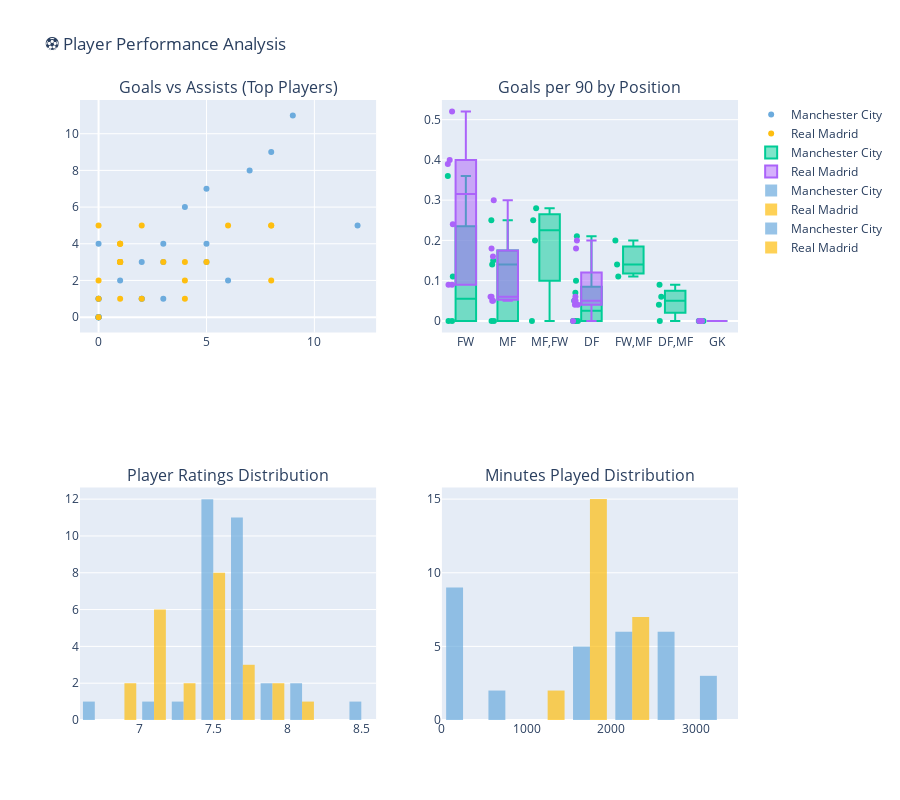

Notebook cell for this chart:
### Code cell
# Player performance visualizations
fig = make_subplots(
    rows=2, cols=2,
    subplot_titles=('Goals vs Assists (Top Players)', 'Goals per 90 by Position', 
                   'Player Ratings Distribution', 'Minutes Played Distribution'),
    specs=[[{"type": "scatter"}, {"type": "box"}],
           [{"type": "histogram"}, {"type": "histogram"}]]
)

# Goals vs Assists scatter plot
for team in ['Manchester City', 'Real Madrid']:
    team_data = combined_stats[combined_stats['team'] == team]
    color = '#6CABDD' if team == 'Manchester City' else '#FEBE10'
    
    fig.add_trace(
        go.Scatter(x=team_data['goals'], y=team_data['assists'],
                   mode='markers', name=team, marker_color=color,
                   text=team_data['player_name'], hovertemplate='%{text}<br>Goals: %{x}<br>Assists: %{y}'),
        row=1, col=1
    )

# Goals per 90 by position
for team in ['Manchester City', 'Real Madrid']:
    team_data = combined_stats[combined_stats['team'] == team]
    
    fig.add_trace(
        go.Box(y=team_data['goals_per_90'], x=team_data['position'],
               name=f'{team}', boxpoints='all'),
        row=1, col=2
    )

# Player ratings distribution
fig.add_trace(
    go.Histogram(x=mc_season_stats['avg_rating'], name='Manchester City', 
                 opacity=0.7, marker_color='#6CABDD'),
    row=2, col=1
)
fig.add_trace(
    go.Histogram(x=rm_season_stats['avg_rating'], name='Real Madrid', 
                 opacity=0.7, marker_color='#FEBE10'),
    row=2, col=1
)

# Minutes played distribution
fig.add_trace(
    go.Histogram(x=mc_season_stats['total_minutes'], name='Manchester City', 
                 opacity=0.7, marker_color='#6CABDD'),
    row=2, col=2
)
fig.add_trace(
    go.Histogram(x=rm_season_stats['total_minutes'], name='Real Madrid', 
                 opacity=0.7, marker_color='#FEBE10'),
    row=2, col=2
)

fig.update_layout(height=800, title_text="⚽ Player Performance Analysis")
fig.show()

### Figure 1 — Plotly figure (JSON) as saved in the notebook; plotly's stock layout.template omitted (floating-point values rounded to 4 significant figures)
{"data": [{"hovertemplate": "%{text}<br>Goals: %{x}<br>Assists: %{y}", "marker": {"color": "#6CABDD"}, "mode": "markers", "name": "Manchester City", "text": ["Erling Haaland", "Rodri", "Bernardo Silva", "Phil Foden", "Joško Gvardiol", "İlkay Gündoğan", "Mateo Kovačić", "Jeremy Doku", "Kevin De Bruyne", "Sávio", "Jack Grealish", "Manuel Akanji", "Oscar Bobb", "Matheus Nunes", "Rúben Dias", "John Stones", "Rico Lewis", "Nathan Aké", "Kyle Walker", "Ederson", "Issa Kaboré", "James Mcatee", "Abdukodir Khusanov", "Claudio Echeverri", "Divin Mubama", "Jacob Wright", "Jahmai Simpson-Pusey", "Josh Wilson-Esbrand", "Nicolás González", "Scott Carson", "Stefan Ortega"], "type": "scatter", "x": [12, 9, 8, 7, 6, 5, 5, 5, 4, 3, 3, 3, 2, 2, 2, 1, 1, 1, 0, 0, 0, 0, 0, 0, 0, 0, 0, 0, 0, 0, 0], "xaxis": "x", "y": [5, 11, 9, 8, 2, 7, 4, 3, 6, 4, 3, 1, 3, 1, 1, 3, 3, 2, 4, 1, 1, 1, 0, 0, 0, 0, 0, 0, 0, 0, 0], "yaxis": "y"}, {"hovertemplate": "%{text}<br>Goals: %{x}<br>Assists: %{y}", "marker": {"color": "#FEBE10"}, "mode": "markers", "name": "Real Madrid", "text": ["Andriy Lunin", "Dani Carvajal", "David Alaba", "Ferland Mendy", "Éder Militão", "Kepa Arrizabalaga", "Eden Hazard", "Dani Ceballos", "Luka Modrić", "Karim Benzema", "Marco Asensio", "Vinícius Jr.", "Antonio Rüdiger", "Rodrygo", "Federico Valverde", "Thibaut Courtois", "Jude Bellingham", "Jesús Vallejo", "Fran García", "Eduardo Camavinga", "Nacho", "Toni Kroos", "Aurélien Tchouaméni", "Mariano Díaz"], "type": "scatter", "x": [0, 0, 1, 1, 4, 0, 2, 4, 1, 2, 5, 8, 4, 8, 6, 0, 3, 1, 1, 1, 1, 1, 1, 8], "xaxis": "x", "y": [0, 2, 4, 4, 2, 5, 1, 3, 3, 5, 3, 5, 1, 2, 5, 1, 3, 3, 3, 4, 1, 3, 3, 5], "yaxis": "y"}, {"boxpoints": "all", "name": "Manchester City", "type": "box", "x": ["FW", "MF", "MF,FW", "MF,FW", "DF", "MF", "MF", "FW,MF", "MF,FW", "FW,MF", "FW,MF", "DF", "FW", "DF,MF", "DF", "DF,MF", "DF,MF", "DF", "DF", "GK", "DF,MF", "MF,FW", "DF", "FW", "FW", "MF", "DF", "DF", "MF", "GK", "GK"], "xaxis": "x2", "y": [0.36, 0.25, 0.25, 0.28, 0.21, 0.14, 0.15, 0.2, 0.2, 0.14, 0.11, 0.1, 0.11, 0.09, 0.07, 0.04, 0.06, 0.05, 0, 0, 0, 0, 0, 0, 0, 0, 0, 0, 0, 0, 0], "yaxis": "y2"}, {"boxpoints": "all", "name": "Real Madrid", "type": "box", "x": ["GK", "DF", "DF", "DF", "DF", "GK", "FW", "MF", "MF", "FW", "FW", "FW", "DF", "FW", "MF", "GK", "MF", "DF", "DF", "MF", "DF", "MF", "MF", "FW"], "xaxis": "x2", "y": [0, 0, 0.04, 0.04, 0.18, 0, 0.09, 0.18, 0.05, 0.09, 0.24, 0.39, 0.2, 0.4, 0.3, 0, 0.16, 0.05, 0.05, 0.05, 0.06, 0.06, 0.06, 0.52], "yaxis": "y2"}, {"marker": {"color": "#6CABDD"}, "name": "Manchester City", "opacity": 0.7, "type": "histogram", "x": [7.6, 7.6, 7.5, 7.5, 7.5, 7.5, 7.5, 7.4, 7.6, 7.3, 7.4, 7.7, 7.6, 7.5, 7.4, 7.6, 7.5, 7.6, 7.6, 7.5, 7.9, 7.4, 8.5, 7.6, 7.7, 8.1, 7.1, 7.8, 6.6, 8, 7.7], "xaxis": "x3", "yaxis": "y3"}, {"marker": {"color": "#FEBE10"}, "name": "Real Madrid", "opacity": 0.7, "type": "histogram", "x": [7.1, 6.9, 7, 7.1, 7, 7.3, 7.8, 7.4, 7.4, 7.5, 7.6, 8, 7.4, 7.9, 7.5, 7.5, 7.6, 7.3, 7.1, 7.5, 6.9, 7.5, 7, 7.7], "xaxis": "x3", "yaxis": "y3"}, {"marker": {"color": "#6CABDD"}, "name": "Manchester City", "opacity": 0.7, "type": "histogram", "x": [2990, 3234, 2851, 2270, 2595, 3276, 2979, 2196, 1766, 1930, 2373, 2696, 1708, 2102, 2743, 2097, 1597, 1805, 2488, 3011, 564, 379, 75, 230, 75, 175, 237, 142, 85, 153, 820], "xaxis": "x4", "yaxis": "y4"}, {"marker": {"color": "#FEBE10"}, "name": "Real Madrid", "opacity": 0.7, "type": "histogram", "x": [2465, 2163, 2122, 2058, 2053, 2043, 2018, 1967, 1967, 1901, 1860, 1847, 1807, 1802, 1795, 1757, 1737, 1726, 1716, 1678, 1574, 1563, 1443, 1396], "xaxis": "x4", "yaxis": "y4"}], "layout": {"annotations": [{"font": {"size": 16}, "showarrow": false, "text": "Goals vs Assists (Top Players)", "x": 0.225, "xanchor": "center", "xref": "paper", "y": 1, "yanchor": "bottom", "yref": "paper"}, {"font": {"size": 16}, "showarrow": false, "text": "Goals per 90 by Position", "x": 0.775, "xanchor": "center", "xref": "paper", "y": 1, "yanchor": "bottom", "yref": "paper"}, {"font": {"size": 16}, "showarrow": false, "text": "Player Ratings Distribution", "x": 0.225, "xanchor": "center", "xref": "paper", "y": 0.375, "yanchor": "bottom", "yref": "paper"}, {"font": {"size": 16}, "showarrow": false, "text": "Minutes Played Distribution", "x": 0.775, "xanchor": "center", "xref": "paper", "y": 0.375, "yanchor": "bottom", "yref": "paper"}], "height": 800, "title": {"text": "⚽ Player Performance Analysis"}, "xaxis": {"anchor": "y", "domain": [0, 0.45]}, "xaxis2": {"anchor": "y2", "domain": [0.55, 1]}, "xaxis3": {"anchor": "y3", "domain": [0, 0.45]}, "xaxis4": {"anchor": "y4", "domain": [0.55, 1]}, "yaxis": {"anchor": "x", "domain": [0.625, 1]}, "yaxis2": {"anchor": "x2", "domain": [0.625, 1]}, "yaxis3": {"anchor": "x3", "domain": [0, 0.375]}, "yaxis4": {"anchor": "x4", "domain": [0, 0.375]}}}
